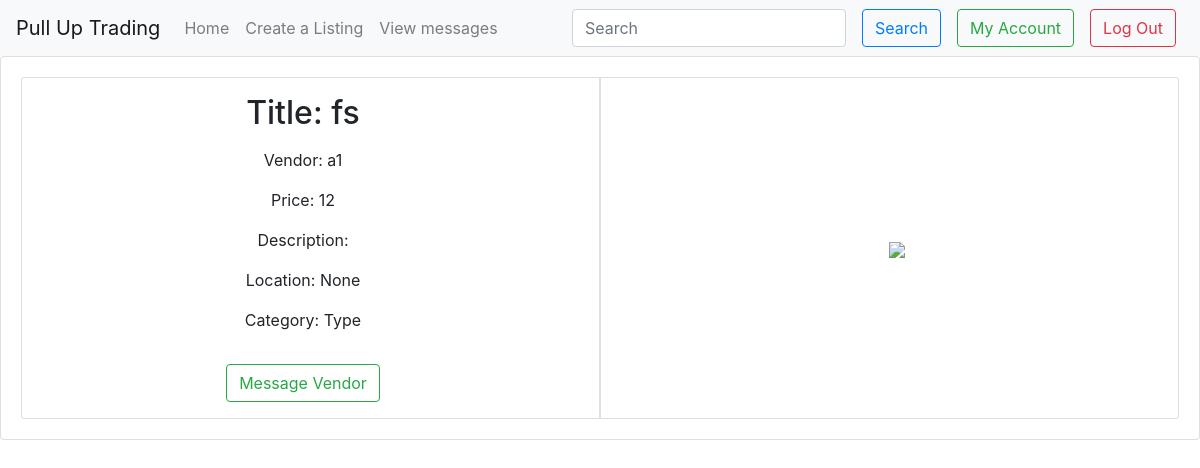
The app's page /listings/U4L1 (signed in) with its own data.
### tables this page shows
CREATE TABLE listings(id integer, userID integer, itemName text, itemCategory text,itemDescription text, price decimal, picture text, purchasedBy integer);

CREATE TABLE users(id integer, username text, password text, location text, contactInfo text);

### __init__.py (the view, shortened to what this page needs)
@app.route('/listings/<listingID>', methods=['GET','POST'])
def viewListing(listingID):
    arr = listingID[1:].split('L')
    listingInfo = getListing(int(arr[0]), int(arr[1]))
    return render_template("viewListing.html", listing=listingInfo)

### data/dbfunc.py (called while the page is built)
def getUserInfo(user):
    db = sqlite3.connect(DB_FILE)
    c = db.cursor()
    if isinstance(user, str):
        arr = c.execute('SELECT * FROM users WHERE username=\"{}\";'.format(user)).fetchall()
    else:
        arr = c.execute('SELECT * FROM users WHERE id={};'.format(user)).fetchall()
    if len(arr)>0:
        return arr[0]
    return []

def getListing(userID, listingID):
    db = sqlite3.connect(DB_FILE)
    c = db.cursor()
    arr=c.execute('SELECT * FROM listings WHERE userID={} AND id={};'.format(userID, listingID)).fetchall()[0]
    entry = {}
    entry['title'] = arr[2]
    entry['vendor'] = getUserInfo(arr[1])[1]
    entry['imagesrc'] = 'static/images/' + arr[6]
    entry['location'] = getUserInfo(arr[1])[4]
    entry['price'] = arr[5]
    entry['type'] = arr[3]
    if arr[7] != -1:
        entry['purchasedBy'] = getUserInfo(arr[7])[1]
    print(entry)
    return entry

### templates/viewListing.html (shortened to what this page needs)
{% extends "base.html" %}
{% block body %}
    <div class="row">
        <div class="col">
            <div class="list">
                <div class="list-item my-3">
                    <h2 {% if 'purchasedBy' in listing %} class="text-danger" {% endif %}> Title: {{ listing['title'] }}</h2>
                </div>
                <div class="list-item my-3">
                    <p> Vendor: {{ listing['vendor'] }} </p>
                </div>
                <div class="list-item my-3">
                    <p> Price: {{ listing['price'] }} </p>
                </div>
                <div class="list-item my-3">
                    <p> Description: {{ listing['description'] }} </p>
                </div>
                <div class="list-item my-3">
                    <p> Location: {{ listing['location'] }} </p>
                </div>
                <div class="list-item my-3">
                    <p> Category: {{ listing['type'] }} </p>
                </div>
            </div>
            {% if 'username' in session %}
                {% if listing['vendor'] != session['username'] %}
                    <a id="message" class="btn btn-outline-success my-3" href="{{url_for('message',otheruser=listing['vendor'])}}">Message Vendor</a>
                {% endif %}
            {% endif %}
        </div>
        <div class="border"></div>
        <div class="col my-auto mx-auto">
            <image src="{{ listing['imagesrc'] }}"></image>
        </div>
    </div
{% endblock %}

### records on screen
listings: title "fs", type "Type"
users: vendor "a1"

### other values on screen
{{ listing['price'] }} "12"
{{ listing['location'] }} "None"
